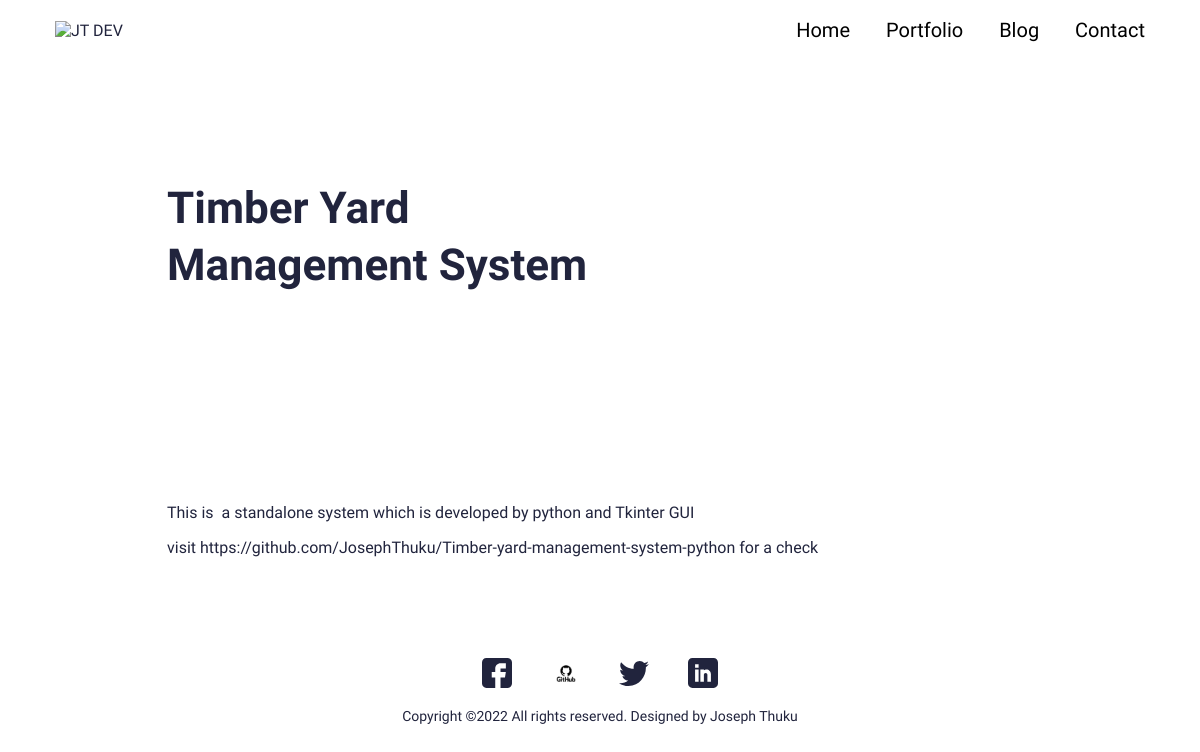
The app's page /portfolio/timber-yard-management-system with its own data.
### main/models.py (models this page shows, shortened)
class Portfolio(models.Model):
    class Meta:
        verbose_name_plural = 'Portfolio Profiles'
        verbose_name = 'Portfolio'
        ordering = ["name"]
    date = models.DateTimeField(blank=True, null=True)
    name = models.CharField(max_length=200, blank=True, null=True)
    description = models.CharField(max_length=500, blank=True, null=True)
    body = RichTextField(blank=True, null=True)
    image = models.ImageField(blank=True, null=True, upload_to="portfolio")
    slug = models.SlugField(null=True, blank=True)
    is_active = models.BooleanField(default=True)

### main/views.py (the view)
# urls.py: path('portfolio/<slug:slug>', views.PortfolioDetailView.as_view(), name="portfolio"),
class PortfolioDetailView(generic.DetailView):
	model = Portfolio
	template_name = "main/portfolio-detail.html"

### resume_app/context_processors.py (called while the page is built)
def project_context(request):
	context = {
		'me': User.objects.first(),
	}
	return context

### main/templates/main/portfolio-detail.html (shortened to what this page needs)
{% extends 'main/base.html' %}
{% load static %}
{% block content %}
<section>
  <div class="innerPageBannerCol">
    <div class="container">
      <div class="row g-4 g-md-3  align-items-center">
        <div class="col-md-6">
          <div class="bannerContent">
            <h1 class="xlTitle pb-md-3">{{object.name}}</h1>
          </div>
        </div>
      </div>
    </div>
  </div>
</section>
<section>
  <div class="sectionSpaceSm">
    <div class="container">
      {{object.body|safe}}
    </div>
  </div>
</section>
{%endblock%}

### static/css/style.css (style rules this page uses)
:root { --primaryColor: #9C07B6; --primaryDarkColor: #3D0048; --primaryHoverColor: #900AA8; --secondaryColor: #F9B000; --baseColor: #21243D; --baseFont: 'Heebo', sans-serif; --titleFont: 'Courier Prime', monospace; --regular: 400; --medium: 500; --bold: 700; --black: 900; --lightBg: #F1F1F1; }
html { scroll-behavior: smooth; }
body { font-family: var(--baseFont); color: var(--baseColor); line-height: normal; }
.xlTitle { font-size: 44px; line-height: 1.3; font-weight: var(--bold); font-family: var(--titleFont) }
.sectionSpaceSm { padding: 35px 0; }
.innerPageBannerCol { padding: 180px 0 150px; }
@media (min-width:992px) { .container, .container-lg, .container-md, .container-sm, .container-xl, .container-xxl { max-width: 890px; } }

### records on screen
Portfolio: name "Timber Yard Management System", body "This is a standalone system which is developed by python and Tkinter GUI visit https://github.com/JosephThuku/Timber-yard-management-system-python for a check"
